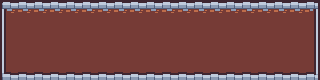

Rendered tile map (Tiled .tmx) drawn with the repository's tilesets; below, a short description and the full map source, tile grids included:
An orthogonal 20x5 tile map with 16x16 px tiles, 1 tile layer (Background).

<map version="1.10" tiledversion="1.10.2" orientation="orthogonal" renderorder="right-down" width="20" height="5" tilewidth="16" tileheight="16" infinite="0" nextlayerid="5" nextobjectid="1">
 <tileset firstgid="1" source="tiles.tsx" />
 <layer id="1" name="Background" width="20" height="5">
  <data encoding="csv">
261,323,323,323,323,323,323,323,323,323,323,323,323,323,323,323,323,323,323,262,
292,257,257,257,257,257,257,257,257,257,257,257,257,257,257,257,257,257,257,290,
292,257,257,257,257,257,257,257,257,257,257,257,257,257,257,257,257,257,257,290,
292,257,257,257,257,257,257,257,257,257,257,257,257,257,257,257,257,257,257,290,
293,259,259,259,259,259,259,259,259,259,259,259,259,259,259,259,259,259,259,294
</data>
 </layer>
</map>